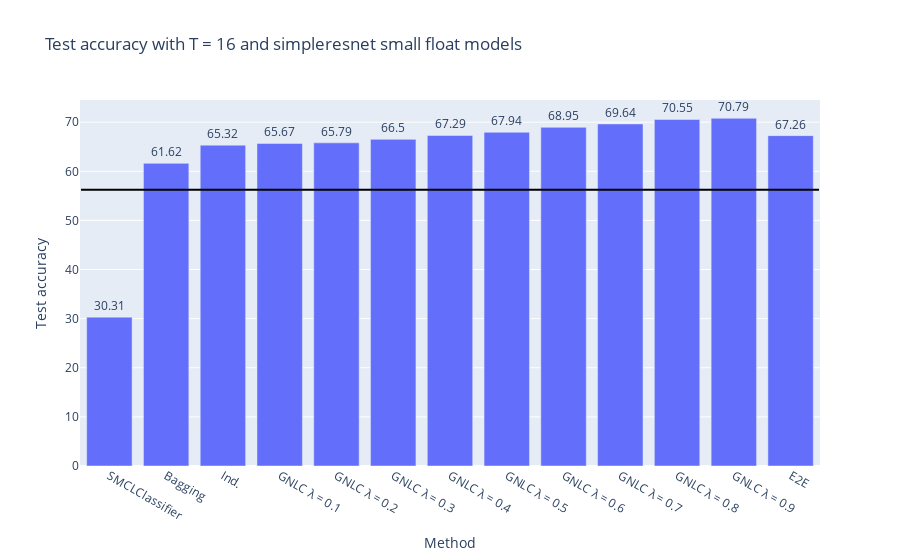
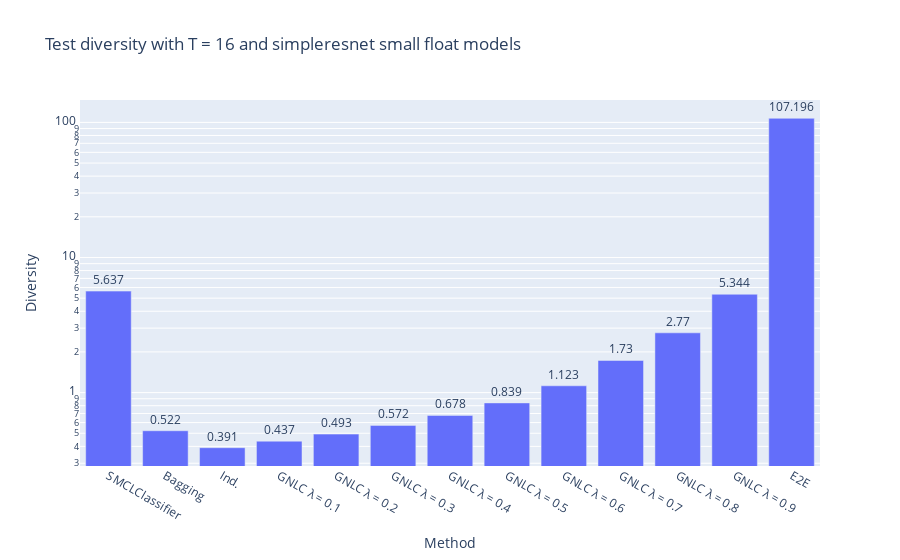
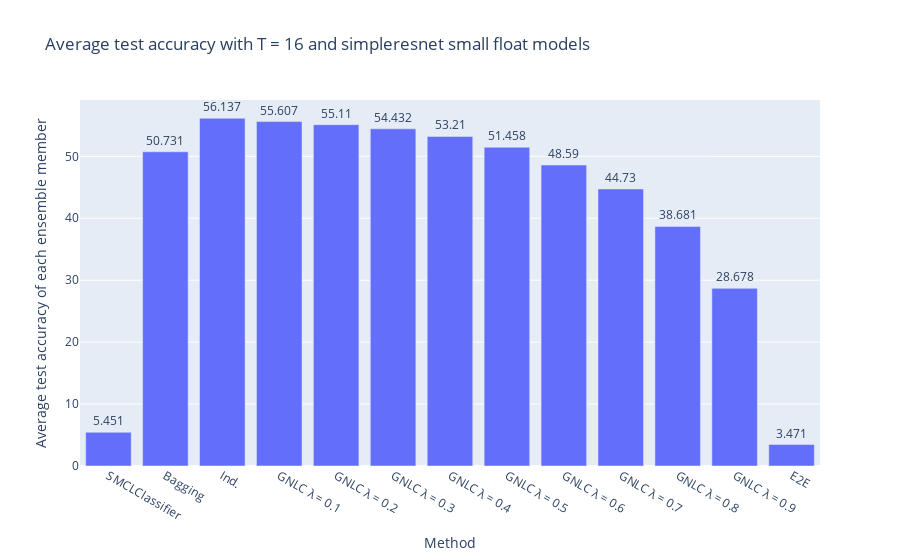
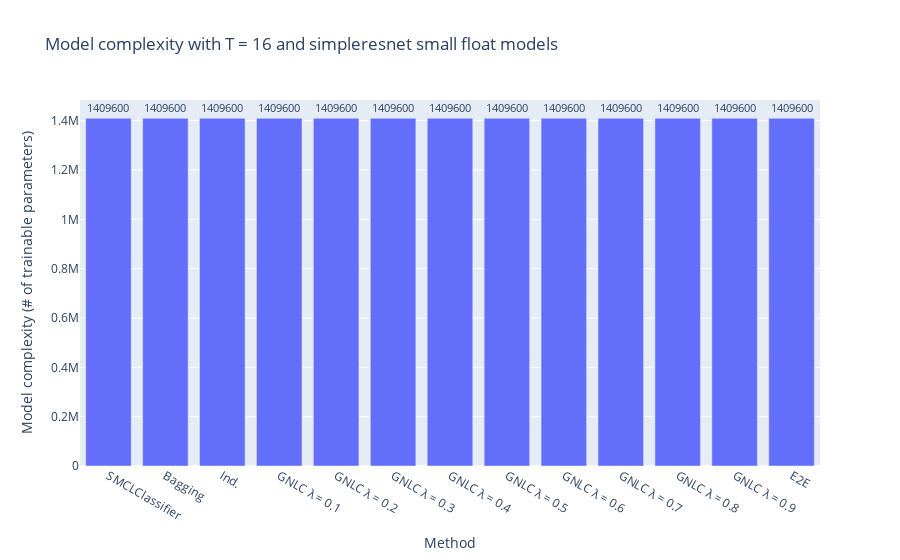

Notebook source saved alongside these figures, in order:
### Code cell
import numpy as np
import plotly.io as pio

if not os.path.exists("images"):
    os.mkdir("images") 

pio.orca.config.use_xvfb = True

n_estimators = [16]
for mtype in ["simpleresnet small float", "simpleresnet small binary", "simpleresnet large float", "simpleresnet large binary"]:
#mtype, n_estimators = "simpleresnet small float", [16]
#mtype, n_estimators = "simpleresnet small binary", [16]
#mtype, n_estimators = "simpleresnet large float", [16]
#mtype, n_estimators = "simpleresnet large binary", [16]

    methods_order = ["SMCL", "GB", "SE", "Bagging", "Ind.", "GNLC λ = 0.1", "GNLC λ = 0.2", "GNLC λ = 0.3", "GNLC λ = 0.4" ,"GNLC λ = 0.5", "GNLC λ = 0.6", "GNLC λ = 0.7", "GNLC λ = 0.8", "GNLC λ = 0.9", "E2E"]
    # mtype, n_estimators = "EfficientNetB0 float", [8, 16]
    #mtype, n_estimators = "EfficientNetB0 binary", [8, 16]

    filteredDF = df.loc[ df["model_type"] == mtype ]
    #n_estimators = sorted(set(filteredDF["n_estimators"].dropna()))

    for ne in n_estimators:
        dff = filteredDF.loc[ (filteredDF["n_estimators"] == ne)]
        accuracy_single = filteredDF.loc[filteredDF["n_estimators"].isnull()]["scores.accuracy_test"].to_numpy()[0]
        trainloss_single = filteredDF.loc[filteredDF["n_estimators"].isnull()]["scores.loss_train"].to_numpy()[0]
        #dff = dff.loc[ (dff["l_reg"] <= 0.5) | (dff["l_reg"].isnull())]

        #print(dff)
        #dff = dff.loc[ dff["l_Reg"] < 1000]
        #dff = df[ (df["model_type"] == mtype) and (df["n_estimators"] == ne or df["n_estimators"] == np.nan)]

        fig = px.bar(dff, x="nice_name",y="scores.accuracy_test",
            title="Test accuracy with T = {} and {} models".format(ne, mtype), 
            labels={
                "scores.accuracy_test": "Test accuracy",
                "nice_name": "Method"
            },
            text = "scores.accuracy_test"
        )
        fig.update_traces(textposition='outside')
        fig.update_layout(xaxis={'categoryorder':'array', "categoryarray": methods_order})
        fig.add_shape(type='line',x0=-0.5,y0=accuracy_single,x1=len(methods_order)-1+0.5,
            y1=accuracy_single,line=dict(color='Black',),xref='x',yref='y'
        )
        #fig.update_layout(xaxis={'categoryorder':'category ascending'})
        fig.show()
        fig.write_image("images/{}_{}_{}.pdf".format("Accuracy",mtype.replace(" ", "-"), ne))

        fig = px.bar(dff, x="nice_name",y="scores.diversity_test",
            title="Test diversity with T = {} and {} models".format(ne, mtype), 
            labels={
                "scores.diversity_test": "Diversity",
                "nice_name": "Method"
            },
            log_y = True,
            text = "scores.diversity_test"
        )
        fig.update_traces(textposition='outside')
        #fig.update_layout(xaxis={'categoryorder':'category ascending'})
        fig.update_layout(xaxis={'categoryorder':'array', "categoryarray": methods_order})
        fig.show()
        fig.write_image("images/{}_{}_{}.pdf".format("Diversity",mtype.replace(" ", "-"), ne))

        fig = px.bar(dff, x="nice_name",y="scores.avg_accurcay_test",
            title="Average test accuracy with T = {} and {} models".format(ne, mtype), 
            labels={
                "scores.avg_accurcay_test": "Average test accuracy of each ensemble member",
                "nice_name": "Method"
            },
            text = "scores.avg_accurcay_test"
        )
        fig.update_traces(textposition='outside')
        #fig.update_layout(xaxis={'categoryorder':'category ascending'})
        fig.update_layout(xaxis={'categoryorder':'array', "categoryarray": methods_order})
        fig.show()
        fig.write_image("images/{}_{}_{}.pdf".format("AvgAccuracy",mtype.replace(" ", "-"), ne))

        fig = px.bar(dff, x="nice_name",y="complexity",
            title="Model complexity with T = {} and {} models".format(ne, mtype), 
            labels={
                "complexity": "Model complexity (# of trainable parameters)",
                "nice_name": "Method"
            },
            text = "complexity"
        )
        fig.update_traces(textposition='outside')
        #fig.update_layout(xaxis={'categoryorder':'category ascending'})
        fig.update_layout(xaxis={'categoryorder':'array', "categoryarray": methods_order})
        fig.show()
        fig.write_image("images/{}_{}_{}.pdf".format("Complexity",mtype.replace(" ", "-"), ne))

        fig = px.bar(dff, x="nice_name",y="scores.loss_train",
            title="Training loss with T = {} and {} models".format(ne, mtype), 
            labels={
                "scores.loss_train": "Training loss",
                "nice_name": "Method"
            },
            log_y = True,
            text = "scores.loss_train"
        )
        fig.update_traces(textposition='outside')
        #fig.update_layout(xaxis={'categoryorder':'category ascending'})
        fig.update_layout(xaxis={'categoryorder':'array', "categoryarray": methods_order})
        fig.add_shape(type='line',x0=-0.5,y0=trainloss_single,x1=len(methods_order)-1+0.5,
            y1=trainloss_single,line=dict(color='Black',),xref='x',yref='y'
        )
        # TODO USE MAKE SUBPLOTS HERE
        fig.show()
        fig.write_image("images/{}_{}_{}.pdf".format("Loss",mtype.replace(" ", "-"), ne))

### Figure 1 — Plotly figure (JSON) as saved in the notebook; plotly's stock layout.template omitted (floating-point values rounded to 4 significant figures)
{"data": [{"alignmentgroup": "True", "hoverlabel": {"namelength": 0}, "hovertemplate": "Method=%{x}<br>Test accuracy=%{text}", "legendgroup": "", "marker": {"color": "#636efa"}, "name": "", "offsetgroup": "", "orientation": "v", "showlegend": false, "text": [67.26, 30.31, 61.62, 65.32, 65.67, 65.79, 66.5, 67.29, 67.94, 68.95, 69.64, 70.55, 70.79], "textposition": "outside", "type": "bar", "x": ["E2E", "SMCLClassifier", "Bagging", "Ind.", "GNLC λ = 0.1", "GNLC λ = 0.2", "GNLC λ = 0.3", "GNLC λ = 0.4", "GNLC λ = 0.5", "GNLC λ = 0.6", "GNLC λ = 0.7", "GNLC λ = 0.8", "GNLC λ = 0.9"], "xaxis": "x", "y": [67.26, 30.31, 61.62, 65.32, 65.67, 65.79, 66.5, 67.29, 67.94, 68.95, 69.64, 70.55, 70.79], "yaxis": "y"}], "layout": {"barmode": "relative", "legend": {"tracegroupgap": 0}, "shapes": [{"line": {"color": "Black"}, "type": "line", "x0": -0.5, "x1": 12.5, "xref": "x", "y0": 56.25, "y1": 56.25, "yref": "y"}], "title": {"text": "Test accuracy with T = 16 and simpleresnet small float models"}, "xaxis": {"anchor": "y", "categoryarray": ["SMCLClassifier", "Bagging", "Ind.", "GNLC λ = 0.1", "GNLC λ = 0.2", "GNLC λ = 0.3", "GNLC λ = 0.4", "GNLC λ = 0.5", "GNLC λ = 0.6", "GNLC λ = 0.7", "GNLC λ = 0.8", "GNLC λ = 0.9", "E2E"], "categoryorder": "array", "domain": [0, 1], "title": {"text": "Method"}}, "yaxis": {"anchor": "x", "domain": [0, 1], "title": {"text": "Test accuracy"}}}}

### Figure 2 — Plotly figure (JSON) as saved in the notebook; plotly's stock layout.template omitted (floating-point values rounded to 4 significant figures)
{"data": [{"alignmentgroup": "True", "hoverlabel": {"namelength": 0}, "hovertemplate": "Method=%{x}<br>Diversity=%{text}", "legendgroup": "", "marker": {"color": "#636efa"}, "name": "", "offsetgroup": "", "orientation": "v", "showlegend": false, "text": [107.2, 5.637, 0.522, 0.391, 0.437, 0.493, 0.572, 0.678, 0.839, 1.123, 1.73, 2.77, 5.344], "textposition": "outside", "type": "bar", "x": ["E2E", "SMCLClassifier", "Bagging", "Ind.", "GNLC λ = 0.1", "GNLC λ = 0.2", "GNLC λ = 0.3", "GNLC λ = 0.4", "GNLC λ = 0.5", "GNLC λ = 0.6", "GNLC λ = 0.7", "GNLC λ = 0.8", "GNLC λ = 0.9"], "xaxis": "x", "y": [107.2, 5.637, 0.522, 0.391, 0.437, 0.493, 0.572, 0.678, 0.839, 1.123, 1.73, 2.77, 5.344], "yaxis": "y"}], "layout": {"barmode": "relative", "legend": {"tracegroupgap": 0}, "title": {"text": "Test diversity with T = 16 and simpleresnet small float models"}, "xaxis": {"anchor": "y", "categoryarray": ["SMCLClassifier", "Bagging", "Ind.", "GNLC λ = 0.1", "GNLC λ = 0.2", "GNLC λ = 0.3", "GNLC λ = 0.4", "GNLC λ = 0.5", "GNLC λ = 0.6", "GNLC λ = 0.7", "GNLC λ = 0.8", "GNLC λ = 0.9", "E2E"], "categoryorder": "array", "domain": [0, 1], "title": {"text": "Method"}}, "yaxis": {"anchor": "x", "domain": [0, 1], "title": {"text": "Diversity"}, "type": "log"}}}

### Figure 3 — Plotly figure (JSON) as saved in the notebook; plotly's stock layout.template omitted (floating-point values rounded to 4 significant figures)
{"data": [{"alignmentgroup": "True", "hoverlabel": {"namelength": 0}, "hovertemplate": "Method=%{x}<br>Average test accuracy of each ensemble member=%{text}", "legendgroup": "", "marker": {"color": "#636efa"}, "name": "", "offsetgroup": "", "orientation": "v", "showlegend": false, "text": [3.471, 5.451, 50.73, 56.14, 55.61, 55.11, 54.43, 53.21, 51.46, 48.59, 44.73, 38.68, 28.68], "textposition": "outside", "type": "bar", "x": ["E2E", "SMCLClassifier", "Bagging", "Ind.", "GNLC λ = 0.1", "GNLC λ = 0.2", "GNLC λ = 0.3", "GNLC λ = 0.4", "GNLC λ = 0.5", "GNLC λ = 0.6", "GNLC λ = 0.7", "GNLC λ = 0.8", "GNLC λ = 0.9"], "xaxis": "x", "y": [3.471, 5.451, 50.73, 56.14, 55.61, 55.11, 54.43, 53.21, 51.46, 48.59, 44.73, 38.68, 28.68], "yaxis": "y"}], "layout": {"barmode": "relative", "legend": {"tracegroupgap": 0}, "title": {"text": "Average test accuracy with T = 16 and simpleresnet small float models"}, "xaxis": {"anchor": "y", "categoryarray": ["SMCLClassifier", "Bagging", "Ind.", "GNLC λ = 0.1", "GNLC λ = 0.2", "GNLC λ = 0.3", "GNLC λ = 0.4", "GNLC λ = 0.5", "GNLC λ = 0.6", "GNLC λ = 0.7", "GNLC λ = 0.8", "GNLC λ = 0.9", "E2E"], "categoryorder": "array", "domain": [0, 1], "title": {"text": "Method"}}, "yaxis": {"anchor": "x", "domain": [0, 1], "title": {"text": "Average test accuracy of each ensemble member"}}}}

### Figure 4 — Plotly figure (JSON) as saved in the notebook; plotly's stock layout.template omitted (floating-point values rounded to 4 significant figures)
{"data": [{"alignmentgroup": "True", "hoverlabel": {"namelength": 0}, "hovertemplate": "Method=%{x}<br>Model complexity (# of trainable parameters)=%{text}", "legendgroup": "", "marker": {"color": "#636efa"}, "name": "", "offsetgroup": "", "orientation": "v", "showlegend": false, "text": [1409600, 1409600, 1409600, 1409600, 1409600, 1409600, 1409600, 1409600, 1409600, 1409600, 1409600, 1409600, 1409600], "textposition": "outside", "type": "bar", "x": ["E2E", "SMCLClassifier", "Bagging", "Ind.", "GNLC λ = 0.1", "GNLC λ = 0.2", "GNLC λ = 0.3", "GNLC λ = 0.4", "GNLC λ = 0.5", "GNLC λ = 0.6", "GNLC λ = 0.7", "GNLC λ = 0.8", "GNLC λ = 0.9"], "xaxis": "x", "y": [1409600, 1409600, 1409600, 1409600, 1409600, 1409600, 1409600, 1409600, 1409600, 1409600, 1409600, 1409600, 1409600], "yaxis": "y"}], "layout": {"barmode": "relative", "legend": {"tracegroupgap": 0}, "title": {"text": "Model complexity with T = 16 and simpleresnet small float models"}, "xaxis": {"anchor": "y", "categoryarray": ["SMCLClassifier", "Bagging", "Ind.", "GNLC λ = 0.1", "GNLC λ = 0.2", "GNLC λ = 0.3", "GNLC λ = 0.4", "GNLC λ = 0.5", "GNLC λ = 0.6", "GNLC λ = 0.7", "GNLC λ = 0.8", "GNLC λ = 0.9", "E2E"], "categoryorder": "array", "domain": [0, 1], "title": {"text": "Method"}}, "yaxis": {"anchor": "x", "domain": [0, 1], "title": {"text": "Model complexity (# of trainable parameters)"}}}}
